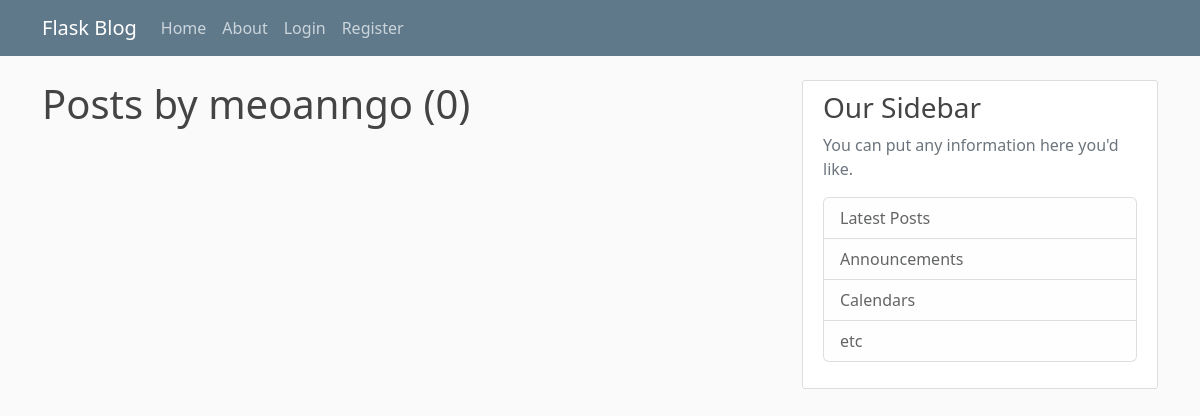
The page /user/meoanngo on the database as committed earlier.
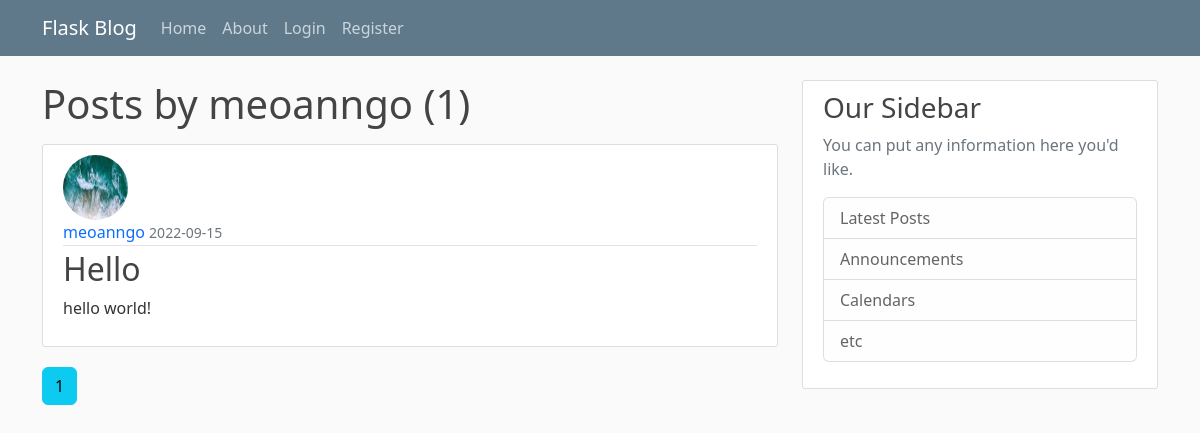
The same page on the database as committed later.
### flaskblog/models.py (models this page shows, shortened)
class Post(db.Model):
    id = db.Column(db.Integer, primary_key=True)
    title = db.Column(db.String(100), nullable=False)
    date_posted = db.Column(db.DateTime, nullable=False, default=datetime.utcnow)
    content = db.Column(db.Text, nullable=False)
    user_id = db.Column(db.Integer, db.ForeignKey('user.id'), nullable=False)

class User(db.Model, UserMixin):
    id = db.Column(db.Integer, primary_key=True)
    username = db.Column(db.String(20), unique=True, nullable=False)
    email = db.Column(db.String(120), unique=True, nullable=False)
    image_file = db.Column(db.String(20), nullable=False, default="default.jpg")
    password = db.Column(db.String(60), nullable=False)
    posts = db.relationship('Post', backref='author', lazy=True)

### flaskblog/routes.py (the view)
@app.route("/user/<string:username>")
def user_posts(username):
    page = request.args.get('page', 1, type=int)
    user = User.query.filter_by(username=username).first_or_404()
    posts = Post.query.filter_by(author=user)\
        .order_by(Post.date_posted.desc())\
        .paginate(page=page, per_page=5)
    return render_template('user_posts.html', posts=posts, user=user)

### flaskblog/templates/user_posts.html
{% extends "layout.html" %}
{% block content %}
    <h1 class="mb-3">Posts by {{ user.username }} ({{ posts.total }})</h1>
    {% for post in posts.items %}
        <article class="media content-section">
          <img class="rounded-circle article-img" src="{{ url_for('static', filename='profile_pics/' + post.author.image_file) }}">
          <div class="media-body">
            <div class="article-metadata">
              <a class="mr-2" href="{{ url_for('user_posts', username=post.author.username) }}">{{ post.author.username }}</a>
              <small class="text-muted">{{ post.date_posted.strftime('%Y-%m-%d') }}</small>
            </div>
            <h2><a class="article-title" href="{{ url_for('post', post_id=post.id) }}">{{ post.title }}</a></h2>
            <p class="article-content">{{ post.content }}</p>
          </div>
        </article>
    {% endfor %}
    {% for page_num in posts.iter_pages(left_edge=1, right_edge=1, left_current=1, right_current=2) %}
      {% if page_num %}
        {% if posts.page == page_num %}
          <a class="btn btn-info mb-4" href="{{ url_for('user_posts', username=user.username, page=page_num) }}">{{ page_num }}</a>
        {% else %}
          <a class="btn btn-outline-info mb-4" href="{{ url_for('user_posts', username=user.username, page=page_num) }}">{{ page_num }}</a>
        {% endif %}
      {% else %}
        ...
      {% endif %}
    {% endfor %}
{% endblock content %}

Rows that differ between the two databases and show on the page:
added Post: image_file (picture), author.username "meoanngo", date_posted "2022-09-15", title "Hello", content "hello world!"
Other text that changed with them:
{{ posts.total }}: "0" → "1"
new list line: "1"
